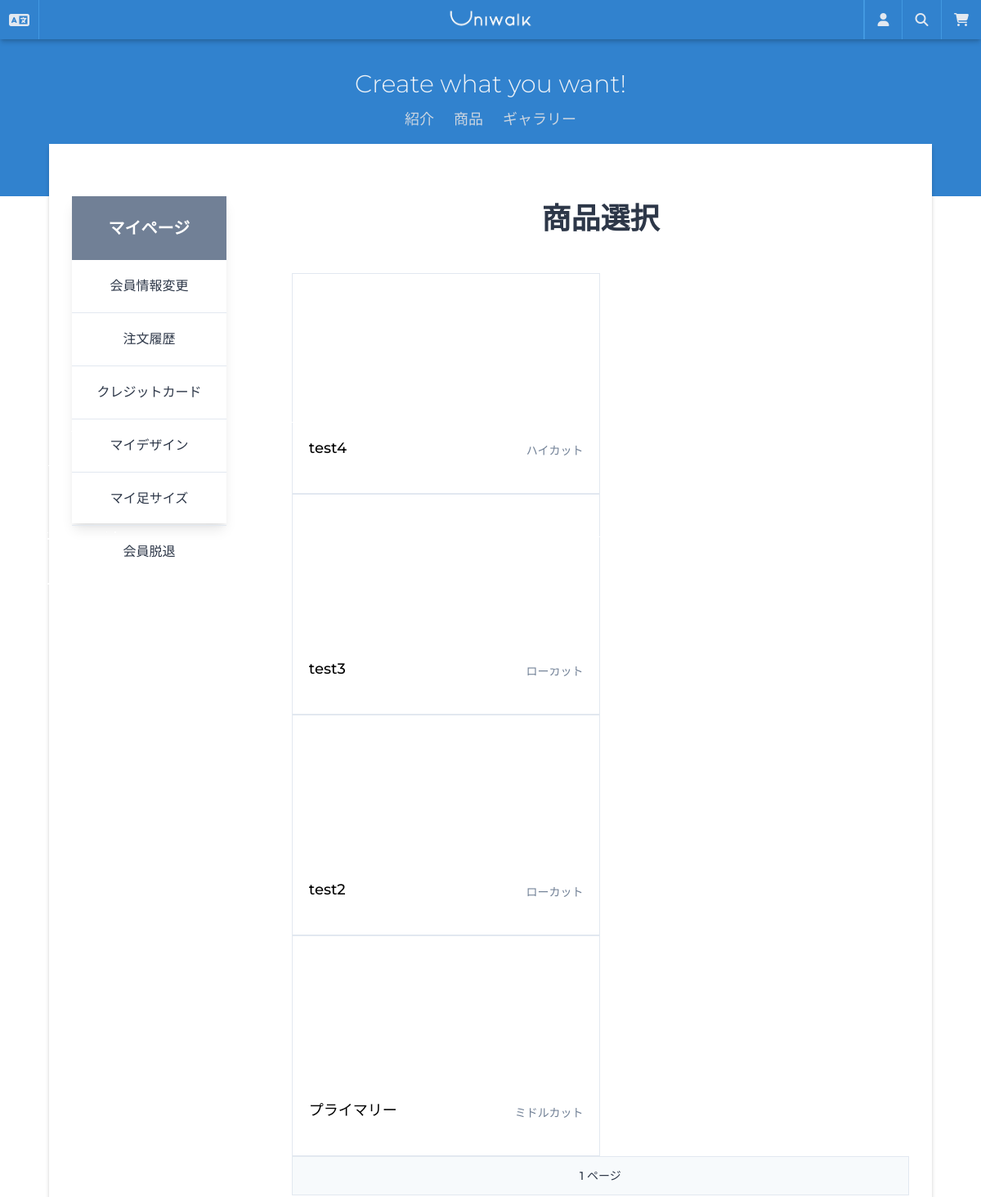
The app's page /users/mypage/mydesigns/select-product/ (signed in, upper part), older data.
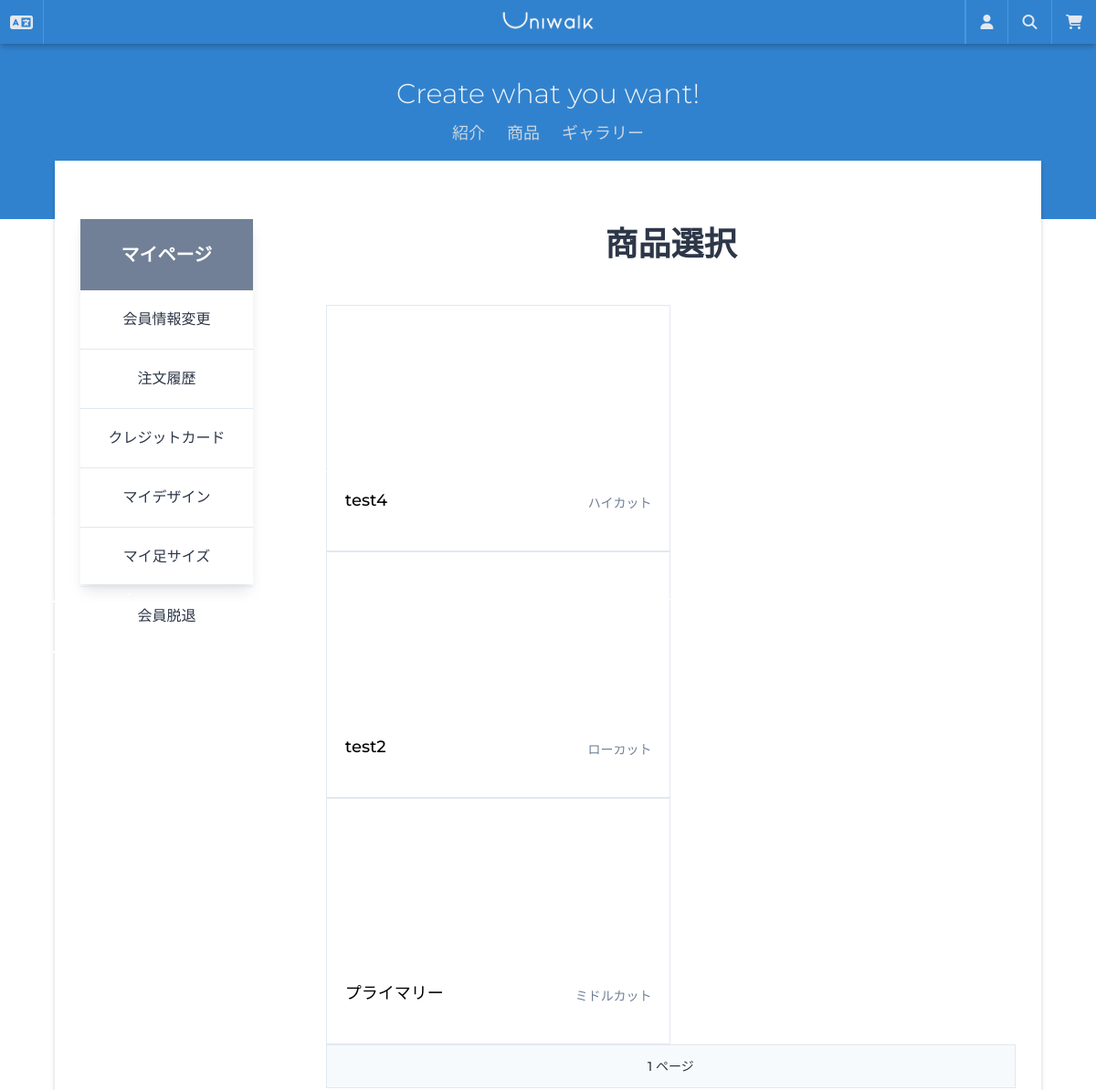
The same page, newer data.
### products/models.py (models this page shows, shortened)
class Product(core_models.TimeStampedModel):
    name = models.CharField(_("商品名"), max_length=50)
    category = models.ForeignKey(
        "Category",
        verbose_name=_("商品カテゴリー"),
        related_name="product",
        on_delete=models.CASCADE,
    )
    price = models.DecimalField(_("価格"), decimal_places=0, max_digits=6)
    description = models.TextField(_("詳細説明"))
    is_active = models.BooleanField(_("販売中"), null=False, default=True)
    product_number = models.CharField(
        _("番号"), max_length=40, default=create_product_code, blank=True, null=True
    )
    product_code = models.CharField(_("商品番号"), max_length=40, blank=True, null=True)
    def total_rating(self):
        all_reviews = self.reviews.all()
        all_ratings = 0
        if len(all_reviews) > 0:
            for review in all_reviews:
                all_ratings += review.rate
            return round(all_ratings / len(all_reviews), 2)
        return 0
    total_rating.short_description = _("評点")
    @property
    def first_image(self):
        try:
            (image,) = self.images.all()[:1]
            return image.image.url
        except ValueError:
            return None
    class Meta:
        ordering = ("-created",)
        verbose_name = _("商品")
        verbose_name_plural = _("商品")

class Category(core_models.TimeStampedModel):
    product_type = models.CharField(_("商品タイプ名"), max_length=20)
    type_code = models.CharField(_("タイプコード"), max_length=2)
    class Meta:
        verbose_name = _("カテゴリー")
        verbose_name_plural = _("カテゴリー")
    def __str__(self):
        return self.product_type

### users/views.py (the view)
class SelectProductToCustomizeView(mixins.LoggedInOnlyView, ListView):
    model = product_models.Product
    template_name = "designs/select-products.html"
    context_object_name = "products"
    paginate_by = 5
    def get_queryset(self):
        return product_models.Product.objects.all().order_by("-created")

### carts/context_processors.py (called while the page is built)
def counter(request):
    item_count = 0
    if "admin" in request.META["PATH_INFO"]:
        return {}
    else:
        try:
            cart = Cart.objects.get(session_key=_session_key(request))
            cart_items = CartItem.objects.all().filter(cart=cart, active=True)
            for cart_item in cart_items:
                item_count += cart_item.quantity
        except Cart.DoesNotExist:
            item_count = 0
    return dict(item_count=item_count)

### carts/views.py (called while the page is built)
def _session_key(request):
    cart = request.session.session_key
    if not cart:
        cart = request.session.create()
    return cart

### users/models.py (called while the page is built)
    def get_absolute_url(self):
        return reverse("users:update-profile")

### templates/designs/select-products.html (shortened to what this page needs)
{% extends "base.html" %}
{% load i18n %}
{% block content %}
<div class="mx-auto pt-16 pb-10">
    <div class="container mx-auto flex">
        <div class="w-1/5 h-50vh shadow-lg">
            {% include 'partials/mypage-menu.html' %}
        </div>
        <div class="w-4/5 ml-20 flex flex-col mb-10">
            <h2 class="font-bold text-4xl text-center mb-10">{% trans '商品選択' %}</h2>
            {% if products %}
            {% for product in products %}
            {% include 'mixins/designs/select-product-card.html' with product=product %}
            {% endfor %}
            <div class="flex h-12 items-center justify-center mx-auto container border border-gray-300 bg-gray-100">
                <span class="mx-3 font-medium text-sm">
                </span>
            </div>
            {% else %}
            <p class="flex justify-center items-center font-semibold w-full h-50vh text-center text-2xl">
                <i class="fas fa-dizzy fa-2x text-teal-500"></i> <span class="ml-5">商品が存在しません。</span>
            </p>
            {% endif %}
        </div>
    </div>
</div>
{% endblock content %}

### templates/mixins/designs/select-product-card.html
<div class="xl:w-1/3 md:w-1/2 sm:w-full xs:w-full overflow-hidden border border-gray-300 bg-white p-5"
    style="height: 22.5vw;">
    <a href="{% url 'users:customize' product.pk %}">
        <div class="w-full h-2/3 bg-cover bg-center mb-2" style="background-image: url({{ product.first_image }});">
        </div>
        <div class="flex flex-col h-1/3 justify-center">
            <div class="flex justify-between items-end mb-2 truncate">
                <div class="w-4/5 overflow-hidden flex">
                    <span class="text-lg text-black w-11/12 block overflow-hidden font-medium">{{ product.name }}</span>
                </div>
                <span class="text-blue-600 font-medium">
                    <span class="text-sm text-gray-600 block truncate"> {{ product.category }}</span>
                </span>
            </div>
        </div>
    </a>
</div>

Row changes from the older to the newer data that the page shows:
removed Product: name "test3", category "ローカット"
